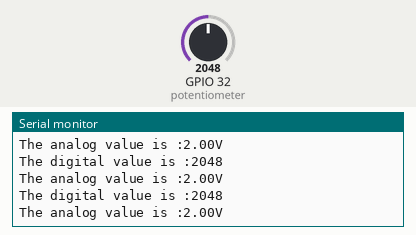
Bench run of a sketch on a simulated ESP32. Parts: the last lines printed to the serial monitor. Inputs (shaded band) come from the test bench; at power-on: GPIO 32 (potentiometer) = 2048.

Above: at 1.3 s.
1.4 s: GPIO 32 (potentiometer) set to 2866
At 1.9 s:
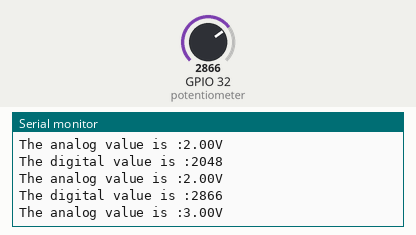
2.9 s: GPIO 32 (potentiometer) set to 3603
At 3.4 s:
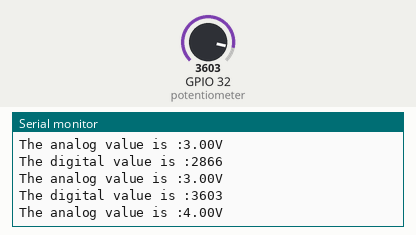
Timing chart, 0 to 5.9 s (numbered marks = the images above; inputs shaded):
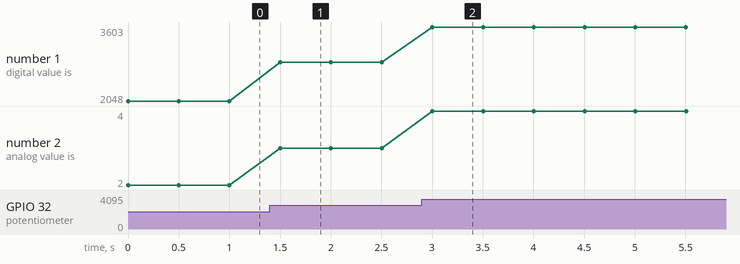

Measured:
- after the input at 1.4 s, the serial monitor: prints a new line after 0.10 s (image 1)
- after the input at 2.9 s, the serial monitor: prints a new line after 0.10 s (image 2)
- plotted number 1: 2048 → 2866 after the input at 1.4 s, 2866 → 3603 after the input at 2.9 s
- plotted number 2: 2 → 3 after the input at 1.4 s, 3 → 4 after the input at 2.9 s

The sketch:

sketch.ino
```cpp
int digital_value;
float analog_value;
void setup() {
  // put your setup code here, to run once:
  pinMode(32, INPUT);
  Serial.begin(115200);

}

void loop() {
  // put your main code here, to run repeatedly:
  // this speeds up the simulation
  digital_value = analogRead(32);
  Serial.print("The digital value is :");
  Serial.println(digital_value);
  Serial.print("The analog value is :");
  analog_value= (digital_value * 5)/4095;
  Serial.print(analog_value);
  Serial.println("V");
  delay(500);


}
```
